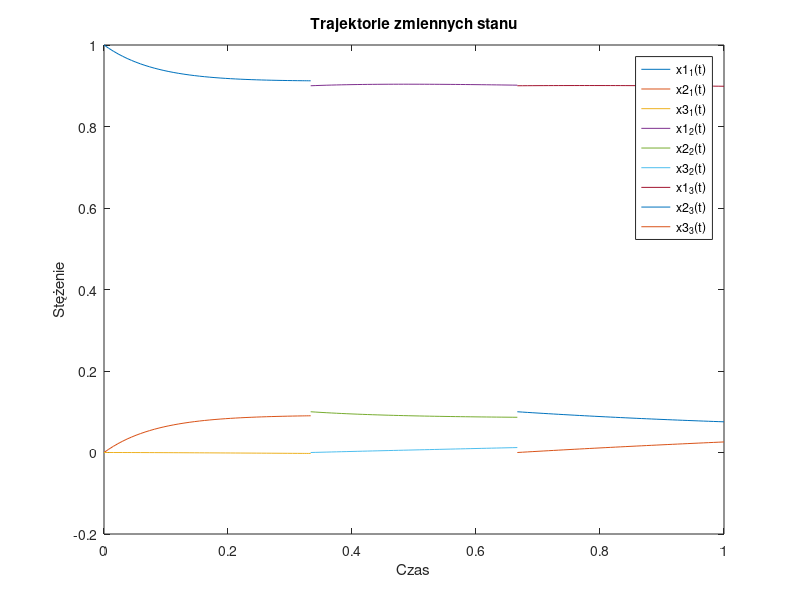

Write MATLAB code to recreate this figure.
function ster_4

 

% u = [ 0.9 0.9 0.9  0.088 0.088  0.0009  0.0009   ]

  u = [1.1 0.6 0.1  0.9 0.9  0.1  0.1];

wsk_jakosci = model_procesu(u)

 

end

 

 

function wskaznik_jakosci = model_procesu(u)

 

% model procesu po zastosowaniu metody strzałów wielopunktowych

% wybrano podział na 3 podprzedziały

 

tspan_1 = [0.0  1.0]/3;

tspan_2 = max(tspan_1) + [0.0  1.0]/3;

tspan_3 = max(tspan_2) + [0.0  1.0]/3;

 

x0_1 = [ 1.0   0.0  ];

x0_2 = [ u(4)  u(6) ];

x0_3 = [ u(5)  u(7) ];

 

options_ode = odeset('RelTol',1e-6,'AbsTol',1e-6);

 

[tsol_1,xsol_1] = ode45(@(t,x) catalyst_mixing_problem( t,x,u(1) ), tspan_1, x0_1, options_ode);

[tsol_2,xsol_2] = ode45(@(t,x) catalyst_mixing_problem( t,x,u(2) ), tspan_2, x0_2, options_ode);

[tsol_3,xsol_3] = ode45(@(t,x) catalyst_mixing_problem( t,x,u(3) ), tspan_3, x0_3, options_ode);

 

x3_1 = 1.0 - xsol_1(:,1) - xsol_1(:,2);

x3_2 = 1.0 - xsol_2(:,1) - xsol_2(:,2);

x3_3 = 1.0 - xsol_3(:,1) - xsol_3(:,2);

 

r1 = sum( (xsol_1(end, : ) - x0_2).^2 );

r2 = sum( (xsol_2(end, : ) - x0_3).^2 );

 

wskaznik_jakosci = x3_3(end) - 10^4*( r1 + r2 );

 

plot(tsol_1,xsol_1,tsol_1,x3_1, tsol_2, xsol_2,tsol_2,x3_2, tsol_3,xsol_3,tsol_3,x3_3 )

title('Trajektorie zmiennych stanu')

ylabel('Stężenie')

xlabel('Czas')

legend('x1_1(t)','x2_1(t)','x3_1(t)', 'x1_2(t)','x2_2(t)','x3_2(t)', 'x1_3(t)','x2_3(t)','x3_3(t)' )
%     figure
%     plot(tsol_1,xsol_1,tsol_1,x3_1)
%     title('Trajektorie zmiennych stanu')
%     ylabel('Stezenie')
%     xlabel('Czas')
%     legend('x1_1(t)','x2_1(t)','x3_1(t)', 'location', 'west');
%     figure
%     plot(tsol_2,xsol_2,tsol_2,x3_2)
%     title('Trajektorie zmiennych stanu')
%     ylabel('Stezenie')
%     xlabel('Czas')
%     legend('x1_2(t)','x2_2(t)','x3_2(t)', 'location', 'west');  
%     figure
%     plot(tsol_3,xsol_3,tsol_3,x3_3)
%     title('Trajektorie zmiennych stanu')
%     ylabel('Stezenie')
%     xlabel('Czas')
%     legend('x1_3(t)','x2_3(t)','x3_3(t)', 'location', 'west');
 

end

 

function dx = catalyst_mixing_problem(t,x,u)

dx = zeros(2,1);

dx(1) = u * (  10*x(2) - x(1)  );

dx(2) = u * (  x(1) - 10*x(2)  ) - ( 1 - u ) * x(2) ;

end